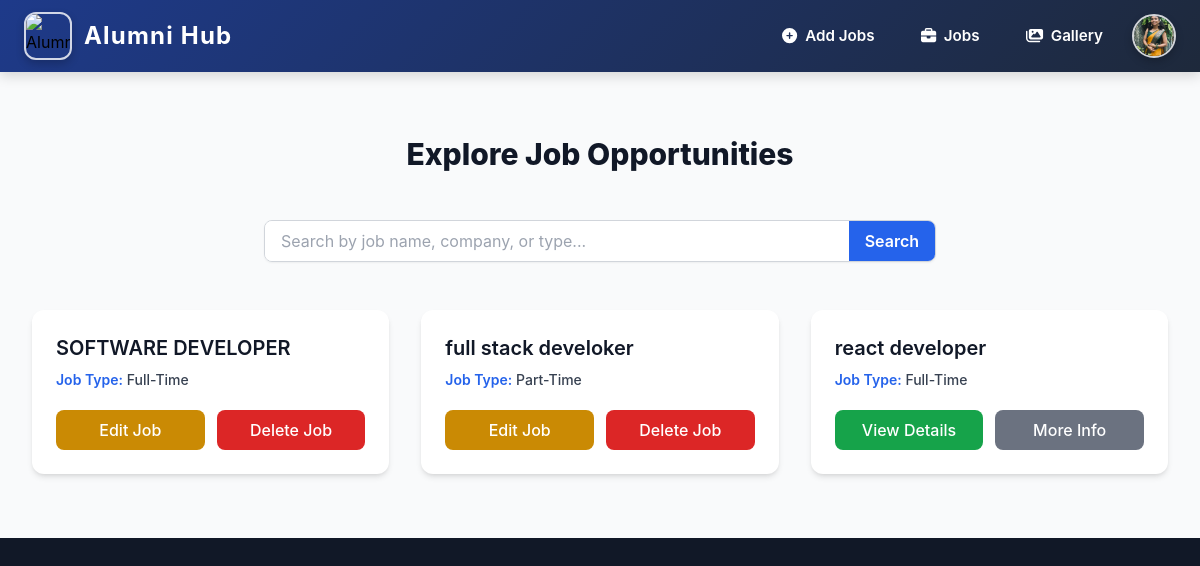
Screenshot of /jobs/ (signed in) with the database file from the repository.
### myapp/models.py (models this page shows, shortened)
class User(AbstractUser):
    is_alumni = models.BooleanField(default=False)
    is_student = models.BooleanField(default=False)
    groups = models.ManyToManyField(Group, related_name="custom_user_groups", blank=True)
    user_permissions = models.ManyToManyField(Permission, related_name="custom_user_permissions", blank=True)

class AlumniProfile(models.Model):
    user = models.OneToOneField(User, on_delete=models.CASCADE, related_name='alumni_profile')
    company = models.CharField(max_length=255, blank=True, null=True)
    job_title = models.CharField(max_length=255, blank=True, null=True)
    graduation_year = models.PositiveIntegerField(default=2025)
    linkedin = models.URLField(blank=True, null=True)
    profile_picture = models.ImageField(upload_to='profile_pics/', blank=True, null=True)
    department = models.CharField(max_length=100)  # <- Make sure this exists
    passout_year = models.IntegerField(default=2025)           # <- And this too

class JobPost(models.Model):
    job_name = models.CharField(max_length=100,default="Unnamed Job")
    company = models.CharField(max_length=255)
    description = models.TextField(blank=True)  # Changed to TextField
    job_type = models.CharField(
        max_length=100,
        choices=[("FT", "Full-Time"), ("PT", "Part-Time"),("IS", "Intern-Ship"),("RT", "Remote-Job")],
        default=4  # Added default value
    )
    company_website = models.URLField(blank=True, null=True)  # New field for company site link
    posted_by = models.ForeignKey(User, on_delete=models.CASCADE, related_name='job_posts')

### myapp/views.py (the view)
# urls.py: path('jobs/',jobpost_list,name='jobpost_list'),
@login_required(login_url='signin')
def jobpost_list(request):
    query = request.GET.get("q")  # Get the search query from URL if it exists
    if query:
        jobs = JobPost.objects.filter(
            Q(job_name__icontains=query)
        )
    else:
        jobs = JobPost.objects.all()  # No search, return all jobs
    return render(request, 'jobpost_list.html', {'jobs': jobs})

### templates/jobpost_list.html
{% extends "home.html" %}
{% block content %}
{% include "navbar.html" %}
<section class="py-16 bg-gray-50 dark:bg-gray-900">
    <div class="mx-auto max-w-screen-xl px-6 lg:px-8">
        <h1 class="text-3xl font-extrabold text-gray-900 dark:text-white text-center mb-12">
            Explore Job Opportunities
        </h1>
        <form method="get" class="mb-12 max-w-2xl mx-auto">
            <div class="flex items-center border border-gray-300 dark:border-gray-700 rounded-lg overflow-hidden shadow-sm">
                <input type="text" name="q" placeholder="Search by job name, company, or type..."
                    value="{{ request.GET.q }}"
                    class="w-full px-4 py-2 bg-white dark:bg-gray-800 text-gray-900 dark:text-white focus:outline-none">
                <button type="submit"
                    class="px-4 py-2 bg-blue-600 text-white font-semibold hover:bg-blue-700 transition">
                    Search
                </button>
            </div>
        </form>
        {% if jobs %}
        <div class="grid gap-8 sm:grid-cols-2 lg:grid-cols-3">
            {% for job in jobs %}
            <div class="relative overflow-hidden bg-white dark:bg-gray-800 rounded-xl shadow-md transition-transform duration-300 p-6
                        hover:scale-105 hover:shadow-2xl hover:ring-2 hover:ring-blue-400 dark:hover:ring-blue-600">
                <h2 class="text-xl font-semibold text-gray-900 dark:text-white mb-2">{{ job.job_name }}</h2>
                <p class="mt-2 text-sm font-medium text-gray-700 dark:text-gray-400">
                    <span class="font-semibold text-blue-600 dark:text-blue-400">Job Type:</span> {{ job.get_job_type_display }}
                </p>
                <div class="mt-5 flex flex-wrap gap-3">
                    {% if request.user.is_authenticated %}
                        {% if request.user.is_superuser %}
                            <a href="{% url 'delete_jobpost' job.id %}" class="flex-1 text-center bg-red-600 text-white font-medium px-4 py-2 rounded-lg hover:bg-red-700 transition duration-300">Delete Job</a>
                        {% elif request.user == job.posted_by %}
                            <a href="{% url 'edit_jobpost' job.id %}" class="flex-1 text-center bg-yellow-600 text-white font-medium px-4 py-2 rounded-lg hover:bg-yellow-700 transition duration-300">Edit Job</a>
                            <a href="{% url 'delete_jobpost' job.id %}" class="flex-1 text-center bg-red-600 text-white font-medium px-4 py-2 rounded-lg hover:bg-red-700 transition duration-300">Delete Job</a>
                        {% else %}
                            <a href="{% url 'jobpost_detail' job_id=job.id %}" class="flex-1 text-center bg-green-600 text-white font-medium px-4 py-2 rounded-lg hover:bg-green-700 transition duration-300">View Details</a>
                            {% if job.company_website %}
                            <a href="{{ job.company_website }}" target="_blank" class="flex-1 text-center bg-gray-500 text-white font-medium px-4 py-2 rounded-lg hover:bg-gray-600 transition duration-300">More Info</a>
                            {% endif %}
                        {% endif %}
                    {% endif %}
                </div>
            </div>
            {% endfor %}
        </div>
        {% else %}
        <p class="text-center text-gray-500 dark:text-gray-400 mt-8">No job postings available at the moment.</p>
        {% endif %}
    </div>
</section>
{% endblock content %}

### templates/navbar.html (shortened to what this page needs)
</head>
<body>
  <nav class="navbar">
    <div class="navbar-container">
      <a href="{% url 'home' %}" class="navbar-logo">
        <img class="logo-image"
             src="https://encrypted-tbn0.gstatic.com/images?q=tbn:ANd9GcR6Wxo3iWcQN14Me9G9DkT4dSHTUvrpSCCp8g&s"
             alt="Alumni Hub Logo">
        <span class="logo-text">Alumni Hub</span>
      </a>
      <div id="main-menu" class="navbar-menu">
        {% if user.is_authenticated %}
          {% if user.is_superuser %}
            <a href="{% url 'admin_dashboard' %}" class="nav-link highlighted">
              <i class="fas fa-tachometer-alt"></i>
              Admin Dashboard
            </a>
            <form action="{% url 'signout' %}" method="post">
              {% csrf_token %}
              <button type="submit" class="nav-button">
                <i class="fas fa-sign-out-alt mr-2"></i>
                Sign Out
              </button>
            </form>
          {% elif user.is_alumni %}
            <a href="{% url 'add_jobs' %}" class="nav-link">
              <i class="fas fa-plus-circle"></i>
              Add Jobs
            </a>
            <a href="{% url 'jobpost_list' %}" class="nav-link">
              <i class="fas fa-briefcase"></i>
              Jobs
            </a>
            <a href="{% url 'photo_gallery' %}" class="nav-link">
              <i class="fas fa-images"></i>
              Gallery
            </a>
            <div class="profile-container">
              <button id="profile-btn" class="profile-button">
                {% if user.alumni_profile.profile_picture %}
                  <img class="profile-image" src="{{ user.alumni_profile.profile_picture.url }}" alt="Profile Picture">
                {% else %}
                  <img class="profile-image" src="/static/images/default_profile.png" alt="Default Profile">
                {% endif %}
              </button>
            </div>
          {% endif %}
        {% endif %}
      </div>
    </div>
  </nav>
</body>

### templates/navbar.html (style rules this page uses)
body { font-family: 'Inter', sans-serif; margin: 0; padding: 0; }
.navbar { background: linear-gradient(135deg, #1e3a8a 0%, #1e293b 100%); box-shadow: 0 4px 12px rgba(0, 0, 0, 0.15); position: sticky; top: 0; z-index: 100; }
.navbar-container { max-width: 1400px; margin: 0 auto; padding: 0.75rem 1.5rem; display: flex; justify-content: space-between; align-items: center; }
.navbar-logo { display: flex; align-items: center; gap: 0.75rem; text-decoration: none; position: relative; z-index: 110; }
.logo-image { width: 3rem; height: 3rem; border-radius: 12px; border: 2px solid rgba(255, 255, 255, 0.8); box-shadow: 0 4px 8px rgba(0, 0, 0, 0.2); transition: all 0.3s ease; object-fit: cover; }
.logo-text { font-size: 1.5rem; font-weight: 700; color: white; letter-spacing: 0.05em; position: relative; display: inline-block; }
.logo-text:after { content: ''; position: absolute; width: 0; height: 2px; bottom: -2px; left: 0; background-color: white; transition: width 0.3s ease; }
.navbar-menu { display: flex; align-items: center; gap: 0.75rem; }
.nav-link { color: white; text-decoration: none; font-weight: 600; font-size: 0.95rem; padding: 0.5rem 1rem; border-radius: 8px; border: 1.5px solid transparent; transition: all 0.3s ease; display: flex; align-items: center; gap: 0.5rem; }
.profile-container { position: relative; }
.profile-button { background: transparent; border: none; padding: 0; cursor: pointer; display: flex; align-items: center; }
.profile-image { width: 2.75rem; height: 2.75rem; border-radius: 50%; border: 2px solid rgba(255, 255, 255, 0.8); box-shadow: 0 4px 8px rgba(0, 0, 0, 0.2); object-fit: cover; transition: all 0.3s ease; }

### rows the page displays
User: alumni_profile.profile_picture (picture)
JobPost: job_name "SOFTWARE DEVELOPER", job_type "Full-Time", shows "Edit Job"
JobPost: job_name "full stack develoker", job_type "Part-Time", shows "Edit Job"
JobPost: job_name "react developer", job_type "Full-Time"
